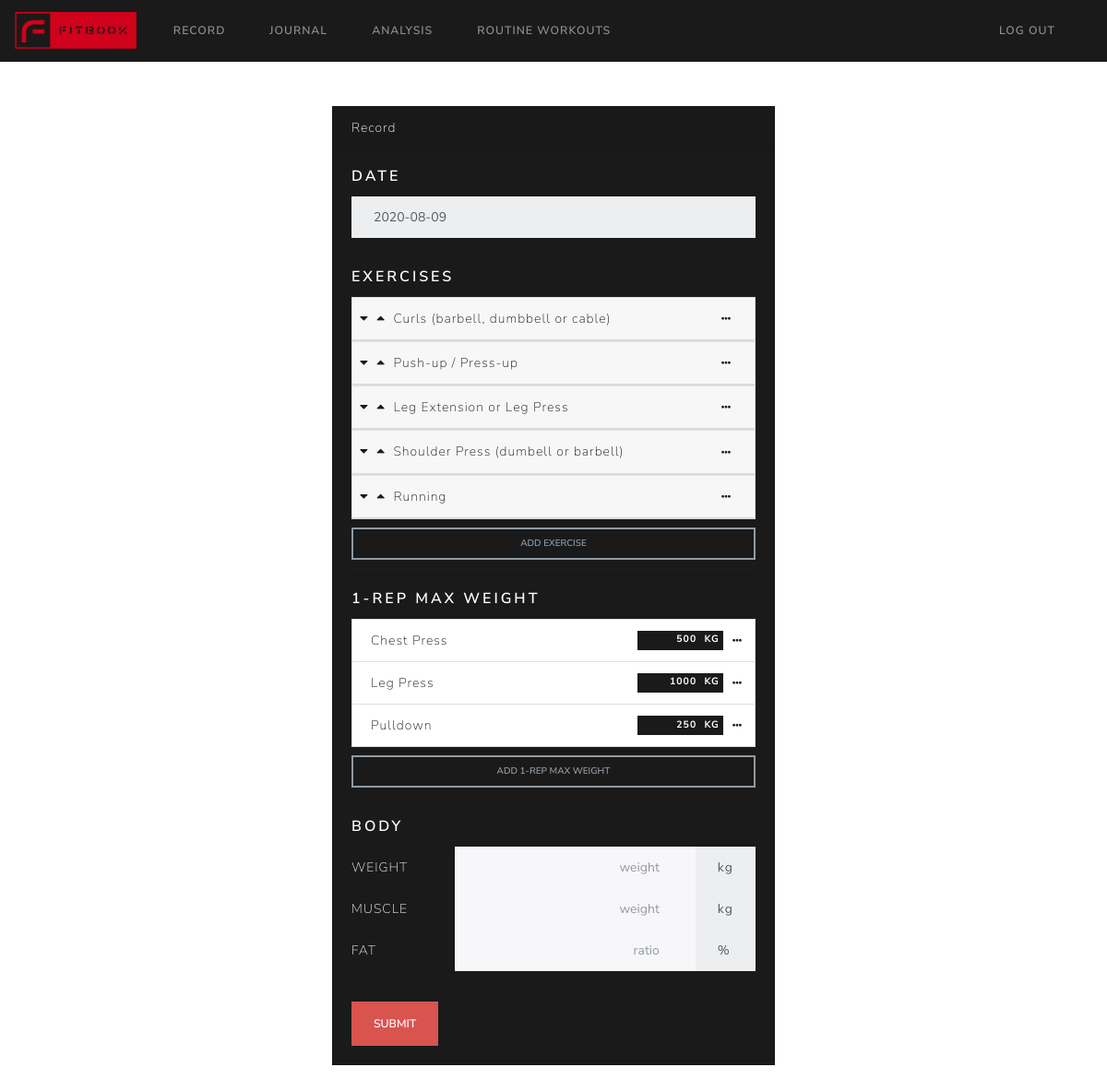
Page /record (signed in) on the committed database.
### tables this page shows
CREATE TABLE "exercises" (
	"id"	INTEGER NOT NULL UNIQUE,
	"name"	TEXT NOT NULL,
	"muscle_group"	TEXT NOT NULL,
	"type"	TEXT NOT NULL,
	FOREIGN KEY("type") REFERENCES "exercise_types"("name"),
	FOREIGN KEY("muscle_group") REFERENCES "muscle_groups"("name"),
	PRIMARY KEY("id" AUTOINCREMENT)
);

### application.py (the view)
@app.route("/record", methods=["GET", "POST"])
@login_required
def record():
    if request.method == "POST":
        return render_template("record.html")
    else:
        user_id = session["user_id"]
        record_date_request = request.args.get("record_date", None)
        if record_date_request:
            record_date = exercises.exercise_date_str_to_date(record_date_request)
            if not record_date:
                raise Exception("Request date is invalid: %s" % record_date_request)
        else:
            record_date = datetime.datetime.now()
        record_date_str = exercises.exercise_date_to_date_str(record_date)
        strength_muscle_groups = sorted(get_strength_muscle_groups(get_db()))
        strength_exercise_ids_names = get_exercise_ids_names_by_muscle_group(get_db(), strength_muscle_groups[0])
        sorted(strength_exercise_ids_names, key=lambda token: token[1])
        cardio_exercise_ids_names = get_cardio_exercise_ids_names(get_db())
        sorted(cardio_exercise_ids_names, key=lambda token: token[1])
        exercise_records = exercises.get_exercise_records(get_db(), user_id, record_date)
        exercise_record_templates = []
        for exercise_record in exercise_records:
            exercise_type = exercise_record.exercise_type
            record_details_id = exercise_record.record_details_id
            if exercise_type == EXERCISE_TYPE_STRENGTH:
                exercise_record_template = get_strength_exercise_record_template(record_details_id)
            elif exercise_type == EXERCISE_TYPE_CARDIO:
                exercise_record_template = get_cardio_exercise_record_template(record_details_id)
            else:
                raise Exception("Unknown exercise type* %s" % exercise_type)
            exercise_record_templates.append(exercise_record_template)
        return render_template("record.html",
                               record_date_str=record_date_str,
                               strength_muscle_groups=strength_muscle_groups,
                               strength_exercise_ids_names=strength_exercise_ids_names,
                               cardio_exercise_ids_names=cardio_exercise_ids_names,
                               exercise_record_templates=exercise_record_templates)

### application.py (called while the page is built)
def get_db():
    db = getattr(_app_ctx_stack.top, "_database", None)
    if db is None:
        db = _app_ctx_stack.top._database = sqlite3.connect(DATABASE, check_same_thread=False)
        db.text_factory = str
        db.row_factory = lambda cur, row: dict((col[0], row[idx]) for idx, col in enumerate(cur.description))
    return db

@app.teardown_appcontext
def close_connection(exception):
    db = getattr(_app_ctx_stack.top, "_database", None)
    if db is not None:
        db.close()

@app.after_request
def after_request(response):
    response.headers["Cache-Control"] = "no-cache, no-store, must-revalidate"
    response.headers["Expires"] = 0
    response.headers["Pragma"] = "no-cache"
    return response

def get_strength_exercise_record_template(record_details_id):
    if not record_details_id_exist(get_db(), record_details_id):
        raise Exception("Record details id does not exist")
    exercise_record = exercises.get_exercise_record(get_db(), record_details_id)
    exercise_type = exercise_record.exercise_type
    if not exercise_type == EXERCISE_TYPE_STRENGTH:
        raise Exception("Specified exercise is not a strength exercise")
    exercise_name = exercise_record.exercise_name
    exercise_sets = exercise_record.exercise_sets.data()
    if len(exercise_sets) == 0:
        raise Exception("Required strength exercise does not have any set")
    return render_template("record_exercise_strength.html",
                           record_details_id=record_details_id,
                           exercise_name=exercise_name,
                           exercise_sets=exercise_sets)

### lib/exercises.py (called while the page is built)
def exercise_date_to_date_str(date):
    if not isinstance(date, datetime.datetime):
        return ""
    return date.strftime(EXERCISE_DATE_FMT)

    def data(self):
        return {"order": self.order,
                "weight": self.weight,
                "reps": self.reps,
                "sub_sets": self.sub_sets.data()}

    def __getitem__(self, idx):
        if idx <= len(self.sets):
            return self.sets[idx]
        else:
            raise IndexError

    def append_set(self, order, weight, reps):
        if not (isinstance(order, int) and isinstance(weight, int) and isinstance(reps, int)):
            return -1
        set = ExerciseSet()
        set.order = order
        set.weight = weight
        set.reps = reps
        self.sets.append(set)
        return len(self.sets) - 1

    def append(self, exercise_record):
        self.records.append(exercise_record)

### templates/record_exercise_strength.html (shortened to what this page needs)
{% extends "record_exercise.html" %}

### templates/record_exercise.html (shortened to what this page needs)
<div class="card exercise_record" record_details_id="{{ record_details_id }}">
    {% set card_id = "exercise_record_" + record_details_id|string %}
    <div class="card-header px-2">
        <a data-toggle="collapse" class="collapsed" href="#{{ card_id }}">
            <i class="fas fa-caret-down collapse-open pr-1"></i>
            <i class="fas fa-caret-up collapse-close pr-1"></i>
            <span class="exercise_record_name">{{ exercise_name }}</span>
        </a>
        <div class="dropdown float-right">
            <button class="btn btn-outline-primary btn-sm m-0 p-0 px-3" style="border-color: rgba(0,0,0,0);" type="button" data-toggle="dropdown">
                <i class="fas fa-ellipsis-h"></i>
            </button>
        </div>
    </div>
</div>

### templates/record_exercise_cardio.html (shortened to what this page needs)
{% extends "record_exercise.html" %}

### templates/record.html (shortened to what this page needs)
{% extends "layout.html" %}
{% block main %}
<div id="card_record_exercise" class="card text-white bg-primary center mb-3 mx-auto" style="max-width: 30rem;">
    <div class="card-header">Record</div>
    <div class="card-body">
        <h5 class="card-title">Date</h5>
        <input id="record_date" type="text" readonly="" class="form-control datepicker" name="date" placeholder="yyyy-mm-dd" value="{{ record_date_str }}" style="border-radius: 0px;">
        <hr class="my-3 sep">
        <h5 class="card-title">Exercises</h5>
        <div id="record_exercises">
            {% for exercise_record_template in exercise_record_templates %}
                {{ exercise_record_template|safe }}
            {% endfor %}
        </div>
        <hr class="my-1 sep">
        <button id="btn_append_record_exercises" type="button" class="btn btn-outline-secondary btn-sm btn-block" data-toggle="modal" data-target="#modal_add_exercise">Add Exercise</button>
        <hr class="my-3 sep">
        <h5 class="card-title">1-Rep Max Weight</h5>
        <ul class="list-group">
            <li class="list-group-item list-group-item-action d-flex text-primary pr-1">
                <div class="mr-auto">Chest Press</div>
                <span class="badge badge-primary text-right col-2 pr-1">500</span>
                <span class="badge badge-primary text-right">KG</span>
                <div class="dropdown p-0">
                    <button class="btn btn-outline-primary btn-sm m-0 p-0 px-2" style="border-color: rgba(0,0,0,0);" type="button" data-toggle="dropdown">
                        <i class="fas fa-ellipsis-h"></i>
                    </button>
                </div>
            </li>
            <li class="list-group-item list-group-item-action d-flex text-primary pr-1">
                <div class="mr-auto">Leg Press</div>
                <span class="badge badge-primary text-right col-2 pr-1">1000</span>
                <span class="badge badge-primary text-right">KG</span>
                <div class="dropdown p-0">
                    <button class="btn btn-outline-primary btn-sm m-0 p-0 px-2" style="border-color: rgba(0,0,0,0);" type="button" data-toggle="dropdown">
                        <i class="fas fa-ellipsis-h"></i>
                    </button>
                </div>
            </li>
            <li class="list-group-item list-group-item-action d-flex align-items-stretch text-primary pr-1">
                <div class="mr-auto">Pulldown</div>
                <span class="badge badge-primary text-right col-2 pr-1">250</span>
                <span class="badge badge-primary text-right">KG</span>
                <div class="dropdown p-0">
                    <button class="btn btn-outline-primary btn-sm m-0 p-0 px-2" style="border-color: rgba(0,0,0,0);" type="button" data-toggle="dropdown">
                        <i class="fas fa-ellipsis-h"></i>
                    </button>
                </div>
            </li>
        </ul>
        <hr class="my-1 sep">
        <button type="button" class="btn btn-outline-secondary btn-sm btn-block" data-toggle="modal" data-target="#modal_max_exercise">Add 1-Rep Max Weight</button>
        <hr class="my-3 sep">
        <h5 class="card-title">Body</h5>
        <form>
            <div class="form-row">
                <label for="weight" class="col-3 col-form-label text-uppercase">Weight</label>
                <div class="input-group col">
                    <input type="number" class="form-control text-right" id="weight" placeholder="weight">
                    <div class="input-group-append" style="flex: 0 0 20%;">
                        <span class="input-group-text" style="width: 100%;">kg</span>
                    </div>
                </div>
            </div>
            <div class="form-row">
                <label for="weight" class="col-3 col-form-label text-uppercase">Muscle</label>
                <div class="input-group col">
                    <input type="number" class="form-control text-right" id="muscle" placeholder="weight">
                    <div class="input-group-append" style="flex: 0 0 20%;">
                        <span class="input-group-text" style="width: 100%;">kg</span>
                    </div>
                </div>
            </div>
            <div class="form-row">
                <label for="fat" class="col-3 col-form-label text-uppercase">Fat</label>
                <div class="input-group col">
                    <input type="number" class="form-control text-right" id="fat" placeholder="ratio">
                    <div class="input-group-append" style="flex: 0 0 20%;">
                        <span class="input-group-text text-center" style="width: 100%;">%</span>
                    </div>
                </div>
            </div>
        </form>
        <hr class="my-3 sep">
        <button type="submit" class="btn btn-danger">Submit</button>
    </div>
</div>
{% endblock %}

### templates/layout.html (shortened to what this page needs)
<!DOCTYPE html>
<html lang="en">
    <head>
        <link href="/static/css/bootstrap.min.css" rel="stylesheet">
        <link href="/static/css/main.css" rel="stylesheet">
        <link href="https://cdnjs.cloudflare.com/ajax/libs/bootstrap-datepicker/1.9.0/css/bootstrap-datepicker3.standalone.min.css" rel="stylesheet">
        <link rel="stylesheet" href="https://use.fontawesome.com/releases/v5.7.0/css/all.css">
    </head>
    <body>
        <nav class="navbar navbar-expand-lg navbar-dark bg-primary sticky-top py-2">
            <a class="navbar-brand " href="/">
                <img src="/static/brand_nav.png" width="auto" height="40" class="d-inline-block align-top" alt="FitBook">
            </a>
            <div class="collapse navbar-collapse" id="navbar_nav">
                {% if session.user_id %}
                    <ul class="navbar-nav mr-auto">
                        <li class="nav-item">
                            <a class="nav-link" href="/record">Record</a>
                        </li>
                        <li class="nav-item">
                            <a class="nav-link" href="/journal">Journal</a>
                        </li>
                        <li class="nav-item">
                            <a class="nav-link" href="/analysis">Analysis</a>
                        </li>
                        <li class="nav-item">
                            <a class="nav-link" href="/routine_workouts">Routine Workouts</a>
                        </li>
                    </ul>
                    <ul class="navbar-nav ml-auto">
                        <li class="nav-item">
                            <a class="nav-link" href="/logout">Log Out</a>
                        </li>
                    </ul>
                {% endif %}
            </div>
        </nav>
        <main class="container p-5">
            {% block main %}{% endblock %}
        </main>
    </body>
</html>

### static/css/main.css (style rules this page uses)
.sep { color: rgba(0,0,0,0); }

### rows in the picture
exercises: exercise_record_templates "Curls (barbell, dumbbell or cable)"
exercises: exercise_record_templates "Push-up / Press-up"
exercises: exercise_record_templates "Leg Extension or Leg Press"
exercises: exercise_record_templates "Shoulder Press (dumbell or barbell)"
exercises: exercise_record_templates "Running"
